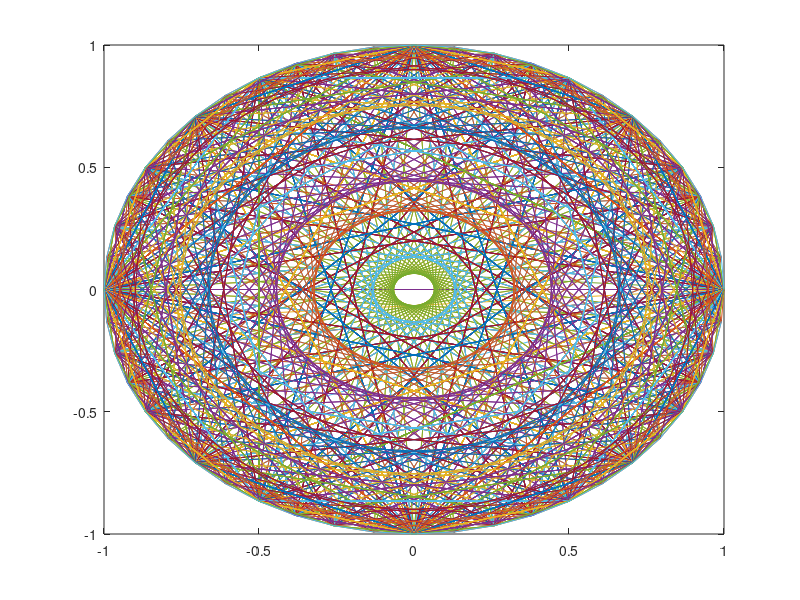

Write the MATLAB code that produced this figure. (Note: this script raises an error after producing the figure.)
for k = 1:32
	plot(fft(eye(k+16)));
	axis([-1 1 -1 1])
	M(k) = getframe;
end

figure
movie(M,5)
v = VideoWriter('newfile.avi');
open(v);
writeVideo(v, M);
close(v);